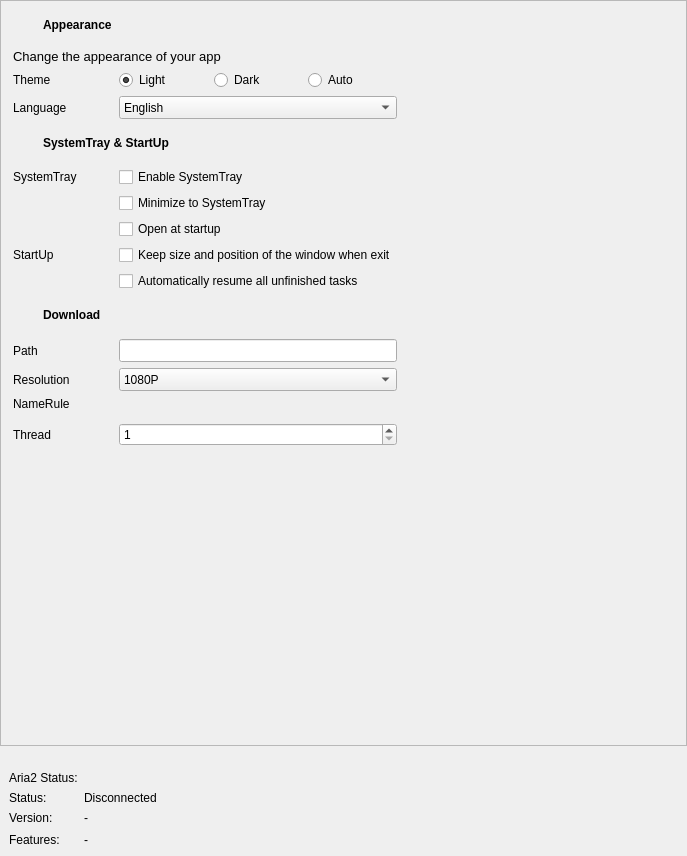
<?xml version="1.0" encoding="UTF-8"?>
<ui version="4.0">
 <class>DefaultSettings</class>
 <widget class="QWidget" name="DefaultSettings">
  <property name="geometry">
   <rect>
    <x>0</x>
    <y>0</y>
    <width>687</width>
    <height>856</height>
   </rect>
  </property>
  <property name="sizePolicy">
   <sizepolicy hsizetype="Preferred" vsizetype="Preferred">
    <horstretch>0</horstretch>
    <verstretch>0</verstretch>
   </sizepolicy>
  </property>
  <layout class="QVBoxLayout" name="verticalLayout_2">
   <property name="spacing">
    <number>10</number>
   </property>
   <property name="leftMargin">
    <number>0</number>
   </property>
   <property name="topMargin">
    <number>0</number>
   </property>
   <property name="rightMargin">
    <number>0</number>
   </property>
   <property name="bottomMargin">
    <number>0</number>
   </property>
   <item>
    <widget class="QScrollArea" name="scrollArea">
     <property name="widgetResizable">
      <bool>true</bool>
     </property>
     <widget class="QWidget" name="scrollAreaWidgetContents">
      <property name="geometry">
       <rect>
        <x>0</x>
        <y>0</y>
        <width>685</width>
        <height>706</height>
       </rect>
      </property>
      <layout class="QGridLayout" name="gridLayout_4">
       <property name="leftMargin">
        <number>12</number>
       </property>
       <property name="topMargin">
        <number>12</number>
       </property>
       <property name="rightMargin">
        <number>12</number>
       </property>
       <property name="bottomMargin">
        <number>12</number>
       </property>
       <item row="16" column="0" colspan="2">
        <widget class="QWidget" name="widgetDownloadTitle" native="true">
         <layout class="QHBoxLayout" name="horizontalLayout_9">
          <property name="leftMargin">
           <number>0</number>
          </property>
          <property name="topMargin">
           <number>6</number>
          </property>
          <property name="rightMargin">
           <number>0</number>
          </property>
          <property name="bottomMargin">
           <number>0</number>
          </property>
          <item>
           <widget class="QPushButton" name="pushButton_2">
            <property name="minimumSize">
             <size>
              <width>24</width>
              <height>24</height>
             </size>
            </property>
            <property name="maximumSize">
             <size>
              <width>24</width>
              <height>24</height>
             </size>
            </property>
            <property name="styleSheet">
             <string notr="true">.QPushButton{
	border: none;
}</string>
            </property>
            <property name="icon">
             <iconset resource="../../../resource/sVanilla.qrc">
              <normaloff>:/icon/download.svg</normaloff>:/icon/download.svg</iconset>
            </property>
            <property name="iconSize">
             <size>
              <width>20</width>
              <height>20</height>
             </size>
            </property>
            <property name="_vanillaStyle_Patch" stdset="0">
             <string>ButtonIconPatch</string>
            </property>
           </widget>
          </item>
          <item>
           <widget class="QLabel" name="labelDownload">
            <property name="font">
             <font>
              <bold>true</bold>
             </font>
            </property>
            <property name="text">
             <string>Download</string>
            </property>
           </widget>
          </item>
          <item>
           <spacer name="horizontalSpacer_8">
            <property name="orientation">
             <enum>Qt::Orientation::Horizontal</enum>
            </property>
            <property name="sizeHint" stdset="0">
             <size>
              <width>40</width>
              <height>20</height>
             </size>
            </property>
           </spacer>
          </item>
         </layout>
        </widget>
       </item>
       <item row="3" column="1">
        <widget class="QWidget" name="widgetThemeBtn" native="true">
         <layout class="QHBoxLayout" name="horizontalLayout">
          <property name="leftMargin">
           <number>0</number>
          </property>
          <property name="topMargin">
           <number>0</number>
          </property>
          <property name="rightMargin">
           <number>0</number>
          </property>
          <property name="bottomMargin">
           <number>0</number>
          </property>
          <item>
           <widget class="QRadioButton" name="LightThemeButton">
            <property name="text">
             <string>Light</string>
            </property>
            <property name="checked">
             <bool>true</bool>
            </property>
           </widget>
          </item>
          <item>
           <widget class="QRadioButton" name="DarkThemeButton">
            <property name="text">
             <string>Dark</string>
            </property>
           </widget>
          </item>
          <item>
           <widget class="QRadioButton" name="AutoThemeButton">
            <property name="text">
             <string>Auto</string>
            </property>
           </widget>
          </item>
         </layout>
        </widget>
       </item>
       <item row="21" column="1">
        <widget class="QWidget" name="widget_2" native="true">
         <property name="sizePolicy">
          <sizepolicy hsizetype="Preferred" vsizetype="Fixed">
           <horstretch>0</horstretch>
           <verstretch>0</verstretch>
          </sizepolicy>
         </property>
         <layout class="QVBoxLayout" name="verticalLayout_3">
          <property name="leftMargin">
           <number>0</number>
          </property>
          <property name="topMargin">
           <number>0</number>
          </property>
          <property name="rightMargin">
           <number>0</number>
          </property>
          <property name="bottomMargin">
           <number>0</number>
          </property>
         </layout>
        </widget>
       </item>
       <item row="18" column="0">
        <widget class="QLabel" name="labelDownloadPathIdentifier">
         <property name="sizePolicy">
          <sizepolicy hsizetype="Preferred" vsizetype="Preferred">
           <horstretch>0</horstretch>
           <verstretch>0</verstretch>
          </sizepolicy>
         </property>
         <property name="baseSize">
          <size>
           <width>0</width>
           <height>20</height>
          </size>
         </property>
         <property name="text">
          <string>Path</string>
         </property>
        </widget>
       </item>
       <item row="18" column="1">
        <widget class="::FileSelector" name="folderSelectorDownloadPath">
         <property name="minimumSize">
          <size>
           <width>0</width>
           <height>23</height>
          </size>
         </property>
        </widget>
       </item>
       <item row="14" column="0">
        <widget class="QLabel" name="labelStartUpIdentifier">
         <property name="sizePolicy">
          <sizepolicy hsizetype="Preferred" vsizetype="Preferred">
           <horstretch>0</horstretch>
           <verstretch>0</verstretch>
          </sizepolicy>
         </property>
         <property name="text">
          <string>StartUp</string>
         </property>
        </widget>
       </item>
       <item row="19" column="1">
        <widget class="QComboBox" name="comboBoxResolution">
         <property name="minimumSize">
          <size>
           <width>0</width>
           <height>23</height>
          </size>
         </property>
         <item>
          <property name="text">
           <string>1080P</string>
          </property>
         </item>
         <item>
          <property name="text">
           <string>720P</string>
          </property>
         </item>
        </widget>
       </item>
       <item row="14" column="1">
        <widget class="QCheckBox" name="checkBoxKeepState">
         <property name="text">
          <string>Keep size and position of the window when exit</string>
         </property>
        </widget>
       </item>
       <item row="17" column="0" colspan="3">
        <widget class="DividingLine" name="dividingDownload" native="true"/>
       </item>
       <item row="25" column="1">
        <widget class="QSpinBox" name="spinBoxThread">
         <property name="sizePolicy">
          <sizepolicy hsizetype="Minimum" vsizetype="Preferred">
           <horstretch>0</horstretch>
           <verstretch>0</verstretch>
          </sizepolicy>
         </property>
         <property name="minimumSize">
          <size>
           <width>0</width>
           <height>23</height>
          </size>
         </property>
         <property name="minimum">
          <number>1</number>
         </property>
         <property name="maximum">
          <number>64</number>
         </property>
         <property name="singleStep">
          <number>1</number>
         </property>
        </widget>
       </item>
       <item row="26" column="0">
        <spacer name="verticalSpacer">
         <property name="orientation">
          <enum>Qt::Orientation::Vertical</enum>
         </property>
         <property name="sizeHint" stdset="0">
          <size>
           <width>17</width>
           <height>47</height>
          </size>
         </property>
        </spacer>
       </item>
       <item row="1" column="0" colspan="3">
        <widget class="DividingLine" name="dividingApperanceFirst" native="true"/>
       </item>
       <item row="3" column="0">
        <widget class="QLabel" name="labelTheme">
         <property name="enabled">
          <bool>true</bool>
         </property>
         <property name="sizePolicy">
          <sizepolicy hsizetype="Preferred" vsizetype="Preferred">
           <horstretch>0</horstretch>
           <verstretch>0</verstretch>
          </sizepolicy>
         </property>
         <property name="minimumSize">
          <size>
           <width>100</width>
           <height>0</height>
          </size>
         </property>
         <property name="baseSize">
          <size>
           <width>0</width>
           <height>20</height>
          </size>
         </property>
         <property name="text">
          <string>Theme</string>
         </property>
        </widget>
       </item>
       <item row="7" column="0" colspan="2">
        <widget class="QWidget" name="widgetSystenTrayTitle" native="true">
         <layout class="QHBoxLayout" name="horizontalLayout_8">
          <property name="leftMargin">
           <number>0</number>
          </property>
          <property name="topMargin">
           <number>6</number>
          </property>
          <property name="rightMargin">
           <number>0</number>
          </property>
          <property name="bottomMargin">
           <number>0</number>
          </property>
          <item>
           <widget class="QPushButton" name="pushButton">
            <property name="minimumSize">
             <size>
              <width>24</width>
              <height>24</height>
             </size>
            </property>
            <property name="maximumSize">
             <size>
              <width>24</width>
              <height>24</height>
             </size>
            </property>
            <property name="styleSheet">
             <string notr="true">.QPushButton{
	border: none;
}</string>
            </property>
            <property name="icon">
             <iconset resource="../../../resource/sVanilla.qrc">
              <normaloff>:/icon/systemtray.svg</normaloff>:/icon/systemtray.svg</iconset>
            </property>
            <property name="iconSize">
             <size>
              <width>20</width>
              <height>20</height>
             </size>
            </property>
            <property name="_vanillaStyle_Patch" stdset="0">
             <string>ButtonIconPatch</string>
            </property>
           </widget>
          </item>
          <item>
           <widget class="QLabel" name="label_3">
            <property name="font">
             <font>
              <bold>true</bold>
             </font>
            </property>
            <property name="text">
             <string>SystemTray &amp; StartUp</string>
            </property>
           </widget>
          </item>
          <item>
           <spacer name="horizontalSpacer_7">
            <property name="orientation">
             <enum>Qt::Orientation::Horizontal</enum>
            </property>
            <property name="sizeHint" stdset="0">
             <size>
              <width>40</width>
              <height>20</height>
             </size>
            </property>
           </spacer>
          </item>
         </layout>
        </widget>
       </item>
       <item row="10" column="1">
        <widget class="QCheckBox" name="checkBoxEnableTray">
         <property name="text">
          <string>Enable SystemTray</string>
         </property>
        </widget>
       </item>
       <item row="15" column="1">
        <widget class="QCheckBox" name="checkBoxResumeTask">
         <property name="text">
          <string>Automatically resume all unfinished tasks</string>
         </property>
        </widget>
       </item>
       <item row="5" column="0">
        <widget class="QLabel" name="labelLanguageIdentifier">
         <property name="sizePolicy">
          <sizepolicy hsizetype="Preferred" vsizetype="Preferred">
           <horstretch>0</horstretch>
           <verstretch>0</verstretch>
          </sizepolicy>
         </property>
         <property name="text">
          <string>Language</string>
         </property>
        </widget>
       </item>
       <item row="10" column="0">
        <widget class="QLabel" name="labelSystemTray">
         <property name="sizePolicy">
          <sizepolicy hsizetype="Preferred" vsizetype="Preferred">
           <horstretch>0</horstretch>
           <verstretch>0</verstretch>
          </sizepolicy>
         </property>
         <property name="text">
          <string>SystemTray</string>
         </property>
        </widget>
       </item>
       <item row="10" column="2">
        <spacer name="horizontalSpacer">
         <property name="orientation">
          <enum>Qt::Orientation::Horizontal</enum>
         </property>
         <property name="sizeHint" stdset="0">
          <size>
           <width>40</width>
           <height>20</height>
          </size>
         </property>
        </spacer>
       </item>
       <item row="5" column="1">
        <widget class="QComboBox" name="comboBoxLanguge">
         <property name="minimumSize">
          <size>
           <width>0</width>
           <height>23</height>
          </size>
         </property>
         <item>
          <property name="text">
           <string>English</string>
          </property>
         </item>
         <item>
          <property name="text">
           <string>中文</string>
          </property>
         </item>
        </widget>
       </item>
       <item row="12" column="1">
        <widget class="QCheckBox" name="checkBoxOpenStartup">
         <property name="text">
          <string>Open at startup</string>
         </property>
        </widget>
       </item>
       <item row="0" column="0" colspan="2">
        <widget class="QWidget" name="widgetAppearanceTitle" native="true">
         <layout class="QHBoxLayout" name="horizontalLayout_5">
          <property name="leftMargin">
           <number>0</number>
          </property>
          <property name="topMargin">
           <number>0</number>
          </property>
          <property name="rightMargin">
           <number>0</number>
          </property>
          <property name="bottomMargin">
           <number>0</number>
          </property>
          <item>
           <widget class="QPushButton" name="btnAppearanceIcon">
            <property name="minimumSize">
             <size>
              <width>24</width>
              <height>24</height>
             </size>
            </property>
            <property name="maximumSize">
             <size>
              <width>24</width>
              <height>24</height>
             </size>
            </property>
            <property name="styleSheet">
             <string notr="true">.QPushButton{
	border: none;
}</string>
            </property>
            <property name="icon">
             <iconset resource="../../../resource/sVanilla.qrc">
              <normaloff>:/icon/appearance.svg</normaloff>:/icon/appearance.svg</iconset>
            </property>
            <property name="iconSize">
             <size>
              <width>20</width>
              <height>20</height>
             </size>
            </property>
            <property name="_vanillaStyle_Patch" stdset="0">
             <string>ButtonIconPatch</string>
            </property>
           </widget>
          </item>
          <item>
           <widget class="QLabel" name="label_2">
            <property name="font">
             <font>
              <bold>true</bold>
             </font>
            </property>
            <property name="text">
             <string>Appearance</string>
            </property>
           </widget>
          </item>
          <item>
           <spacer name="horizontalSpacer_6">
            <property name="orientation">
             <enum>Qt::Orientation::Horizontal</enum>
            </property>
            <property name="sizeHint" stdset="0">
             <size>
              <width>40</width>
              <height>20</height>
             </size>
            </property>
           </spacer>
          </item>
         </layout>
        </widget>
       </item>
       <item row="19" column="0">
        <widget class="QLabel" name="labelResolutionIdentifier">
         <property name="sizePolicy">
          <sizepolicy hsizetype="Preferred" vsizetype="Preferred">
           <horstretch>0</horstretch>
           <verstretch>0</verstretch>
          </sizepolicy>
         </property>
         <property name="baseSize">
          <size>
           <width>0</width>
           <height>20</height>
          </size>
         </property>
         <property name="text">
          <string>Resolution</string>
         </property>
        </widget>
       </item>
       <item row="25" column="0">
        <widget class="QLabel" name="labelThread">
         <property name="sizePolicy">
          <sizepolicy hsizetype="Preferred" vsizetype="Preferred">
           <horstretch>0</horstretch>
           <verstretch>0</verstretch>
          </sizepolicy>
         </property>
         <property name="baseSize">
          <size>
           <width>0</width>
           <height>20</height>
          </size>
         </property>
         <property name="text">
          <string>Thread</string>
         </property>
        </widget>
       </item>
       <item row="2" column="0" colspan="2">
        <widget class="QLabel" name="labelAppearanceExpain">
         <property name="font">
          <font>
           <pointsize>10</pointsize>
          </font>
         </property>
         <property name="text">
          <string>Change the appearance of your app</string>
         </property>
        </widget>
       </item>
       <item row="11" column="1">
        <widget class="QCheckBox" name="checkBoxMinToTray">
         <property name="text">
          <string>Minimize to SystemTray</string>
         </property>
        </widget>
       </item>
       <item row="8" column="0" colspan="3">
        <widget class="DividingLine" name="dividingSystemTray" native="true"/>
       </item>
       <item row="20" column="0">
        <widget class="QLabel" name="label">
         <property name="text">
          <string>NameRule</string>
         </property>
        </widget>
       </item>
       <item row="20" column="1">
        <widget class="NameRuleWidget" name="widgetNameRule" native="true">
         <property name="sizePolicy">
          <sizepolicy hsizetype="Preferred" vsizetype="Preferred">
           <horstretch>0</horstretch>
           <verstretch>0</verstretch>
          </sizepolicy>
         </property>
        </widget>
       </item>
      </layout>
     </widget>
    </widget>
   </item>
   <item>
    <widget class="QWidget" name="widgetAria2" native="true">
     <layout class="QGridLayout" name="gridLayout_2">
      <item row="5" column="1" colspan="2">
       <widget class="QLabel" name="labelAria2Features">
        <property name="sizePolicy">
         <sizepolicy hsizetype="Expanding" vsizetype="Preferred">
          <horstretch>0</horstretch>
          <verstretch>0</verstretch>
         </sizepolicy>
        </property>
        <property name="text">
         <string>-</string>
        </property>
        <property name="alignment">
         <set>Qt::AlignmentFlag::AlignLeading|Qt::AlignmentFlag::AlignLeft|Qt::AlignmentFlag::AlignTop</set>
        </property>
        <property name="wordWrap">
         <bool>true</bool>
        </property>
       </widget>
      </item>
      <item row="4" column="0">
       <widget class="QLabel" name="labelAria2VersionIdentifier">
        <property name="sizePolicy">
         <sizepolicy hsizetype="Preferred" vsizetype="Minimum">
          <horstretch>0</horstretch>
          <verstretch>0</verstretch>
         </sizepolicy>
        </property>
        <property name="minimumSize">
         <size>
          <width>16</width>
          <height>16</height>
         </size>
        </property>
        <property name="text">
         <string>Version:</string>
        </property>
        <property name="alignment">
         <set>Qt::AlignmentFlag::AlignLeading|Qt::AlignmentFlag::AlignLeft|Qt::AlignmentFlag::AlignTop</set>
        </property>
       </widget>
      </item>
      <item row="4" column="1">
       <widget class="QLabel" name="labelAria2Version">
        <property name="sizePolicy">
         <sizepolicy hsizetype="Preferred" vsizetype="Minimum">
          <horstretch>0</horstretch>
          <verstretch>0</verstretch>
         </sizepolicy>
        </property>
        <property name="minimumSize">
         <size>
          <width>16</width>
          <height>16</height>
         </size>
        </property>
        <property name="text">
         <string>-</string>
        </property>
        <property name="alignment">
         <set>Qt::AlignmentFlag::AlignLeading|Qt::AlignmentFlag::AlignLeft|Qt::AlignmentFlag::AlignTop</set>
        </property>
       </widget>
      </item>
      <item row="5" column="0">
       <widget class="QLabel" name="Aria2FeaturesLabel">
        <property name="text">
         <string>Features:</string>
        </property>
        <property name="alignment">
         <set>Qt::AlignmentFlag::AlignLeading|Qt::AlignmentFlag::AlignLeft|Qt::AlignmentFlag::AlignTop</set>
        </property>
       </widget>
      </item>
      <item row="3" column="0">
       <widget class="QLabel" name="labelAria2StatusIdentifier">
        <property name="text">
         <string>Status:</string>
        </property>
       </widget>
      </item>
      <item row="3" column="1">
       <widget class="QLabel" name="labelAria2Status">
        <property name="text">
         <string>Disconnected</string>
        </property>
        <property name="alignment">
         <set>Qt::AlignmentFlag::AlignLeading|Qt::AlignmentFlag::AlignLeft|Qt::AlignmentFlag::AlignTop</set>
        </property>
       </widget>
      </item>
      <item row="1" column="0" colspan="3">
       <widget class="DividingLine" name="dividingAria2" native="true"/>
      </item>
      <item row="3" column="2">
       <spacer name="horizontalSpacer_4">
        <property name="orientation">
         <enum>Qt::Orientation::Horizontal</enum>
        </property>
        <property name="sizeHint" stdset="0">
         <size>
          <width>0</width>
          <height>0</height>
         </size>
        </property>
       </spacer>
      </item>
      <item row="2" column="0">
       <widget class="QLabel" name="labelAria2Identifier">
        <property name="text">
         <string>Aria2 Status:</string>
        </property>
       </widget>
      </item>
     </layout>
    </widget>
   </item>
  </layout>
 </widget>
 <customwidgets>
  <customwidget>
   <class>::FileSelector</class>
   <extends>QLineEdit</extends>
   <header>SUI/FileSelector.h</header>
  </customwidget>
  <customwidget>
   <class>NameRuleWidget</class>
   <extends>QWidget</extends>
   <header>SUI/NameRule/NameRuleWidget.h</header>
   <container>1</container>
  </customwidget>
  <customwidget>
   <class>DividingLine</class>
   <extends>QWidget</extends>
   <header>SUI/DividingLine.h</header>
   <container>1</container>
  </customwidget>
 </customwidgets>
 <resources>
  <include location="../../../resource/sVanilla.qrc"/>
 </resources>
 <connections/>
</ui>
